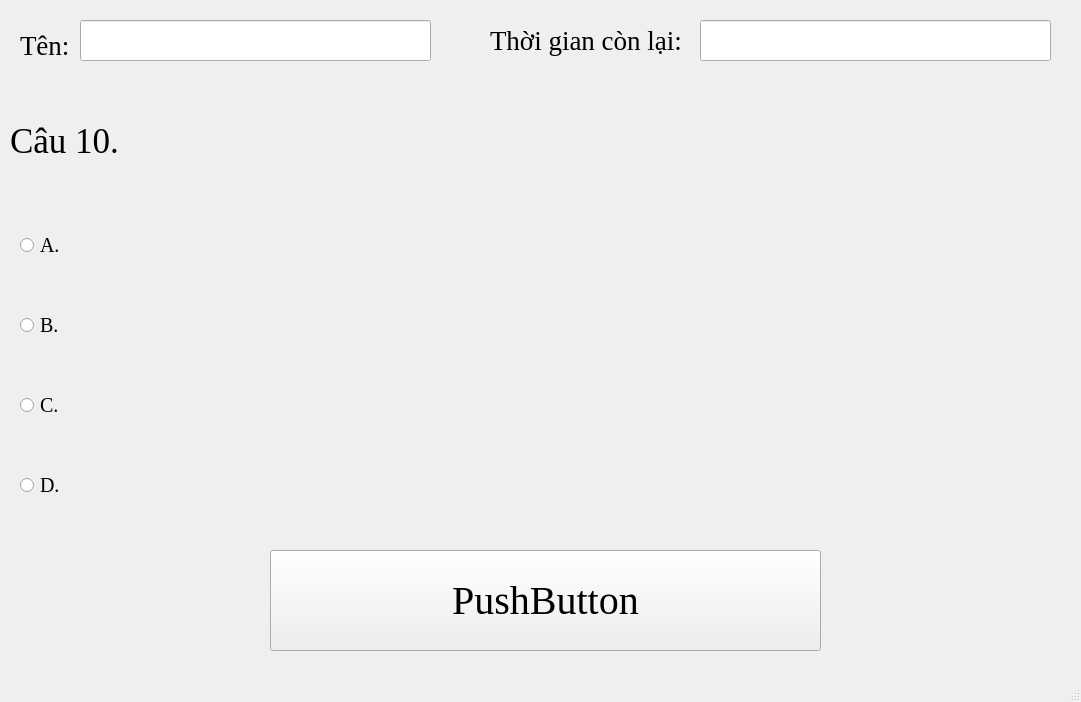
<?xml version="1.0" encoding="UTF-8"?>
<ui version="4.0">
 <class>MainWindow</class>
 <widget class="QMainWindow" name="MainWindow">
  <property name="geometry">
   <rect>
    <x>0</x>
    <y>0</y>
    <width>1081</width>
    <height>702</height>
   </rect>
  </property>
  <property name="minimumSize">
   <size>
    <width>1081</width>
    <height>702</height>
   </size>
  </property>
  <property name="maximumSize">
   <size>
    <width>1081</width>
    <height>702</height>
   </size>
  </property>
  <property name="windowTitle">
   <string>MainWindow</string>
  </property>
  <widget class="QWidget" name="centralwidget">
   <widget class="QRadioButton" name="D_Button">
    <property name="geometry">
     <rect>
      <x>20</x>
      <y>450</y>
      <width>1061</width>
      <height>71</height>
     </rect>
    </property>
    <property name="font">
     <font>
      <family>Times New Roman</family>
      <pointsize>15</pointsize>
     </font>
    </property>
    <property name="text">
     <string>D.</string>
    </property>
   </widget>
   <widget class="QLineEdit" name="Time">
    <property name="geometry">
     <rect>
      <x>700</x>
      <y>20</y>
      <width>351</width>
      <height>41</height>
     </rect>
    </property>
    <property name="font">
     <font>
      <family>Times New Roman</family>
      <pointsize>25</pointsize>
     </font>
    </property>
   </widget>
   <widget class="QRadioButton" name="C_Button">
    <property name="geometry">
     <rect>
      <x>20</x>
      <y>370</y>
      <width>1061</width>
      <height>71</height>
     </rect>
    </property>
    <property name="font">
     <font>
      <family>Times New Roman</family>
      <pointsize>15</pointsize>
     </font>
    </property>
    <property name="text">
     <string>C.</string>
    </property>
   </widget>
   <widget class="QPushButton" name="Next_Button">
    <property name="geometry">
     <rect>
      <x>270</x>
      <y>550</y>
      <width>551</width>
      <height>101</height>
     </rect>
    </property>
    <property name="font">
     <font>
      <family>Times New Roman</family>
      <pointsize>30</pointsize>
     </font>
    </property>
    <property name="text">
     <string>PushButton</string>
    </property>
   </widget>
   <widget class="QLabel" name="label_4">
    <property name="geometry">
     <rect>
      <x>490</x>
      <y>20</y>
      <width>201</width>
      <height>41</height>
     </rect>
    </property>
    <property name="font">
     <font>
      <family>Times New Roman</family>
      <pointsize>20</pointsize>
     </font>
    </property>
    <property name="text">
     <string>Thời gian còn lại:</string>
    </property>
   </widget>
   <widget class="QLineEdit" name="Name">
    <property name="geometry">
     <rect>
      <x>80</x>
      <y>20</y>
      <width>351</width>
      <height>41</height>
     </rect>
    </property>
    <property name="font">
     <font>
      <family>Times New Roman</family>
      <pointsize>25</pointsize>
     </font>
    </property>
   </widget>
   <widget class="QRadioButton" name="B_Button">
    <property name="geometry">
     <rect>
      <x>20</x>
      <y>290</y>
      <width>1061</width>
      <height>71</height>
     </rect>
    </property>
    <property name="font">
     <font>
      <family>Times New Roman</family>
      <pointsize>15</pointsize>
     </font>
    </property>
    <property name="text">
     <string>B.</string>
    </property>
   </widget>
   <widget class="QRadioButton" name="A_Button">
    <property name="geometry">
     <rect>
      <x>20</x>
      <y>210</y>
      <width>1061</width>
      <height>71</height>
     </rect>
    </property>
    <property name="font">
     <font>
      <family>Times New Roman</family>
      <pointsize>15</pointsize>
     </font>
    </property>
    <property name="text">
     <string>A.</string>
    </property>
   </widget>
   <widget class="QLabel" name="label_3">
    <property name="geometry">
     <rect>
      <x>20</x>
      <y>30</y>
      <width>61</width>
      <height>31</height>
     </rect>
    </property>
    <property name="font">
     <font>
      <family>Times New Roman</family>
      <pointsize>20</pointsize>
     </font>
    </property>
    <property name="text">
     <string>Tên:</string>
    </property>
   </widget>
   <widget class="QLabel" name="label_2">
    <property name="geometry">
     <rect>
      <x>10</x>
      <y>80</y>
      <width>1071</width>
      <height>121</height>
     </rect>
    </property>
    <property name="font">
     <font>
      <family>Times New Roman</family>
      <pointsize>26</pointsize>
     </font>
    </property>
    <property name="styleSheet">
     <string notr="true"/>
    </property>
    <property name="text">
     <string>Câu 10.</string>
    </property>
   </widget>
  </widget>
  <widget class="QMenuBar" name="menubar">
   <property name="geometry">
    <rect>
     <x>0</x>
     <y>0</y>
     <width>1081</width>
     <height>21</height>
    </rect>
   </property>
  </widget>
  <widget class="QStatusBar" name="statusbar"/>
 </widget>
 <resources/>
 <connections/>
</ui>
